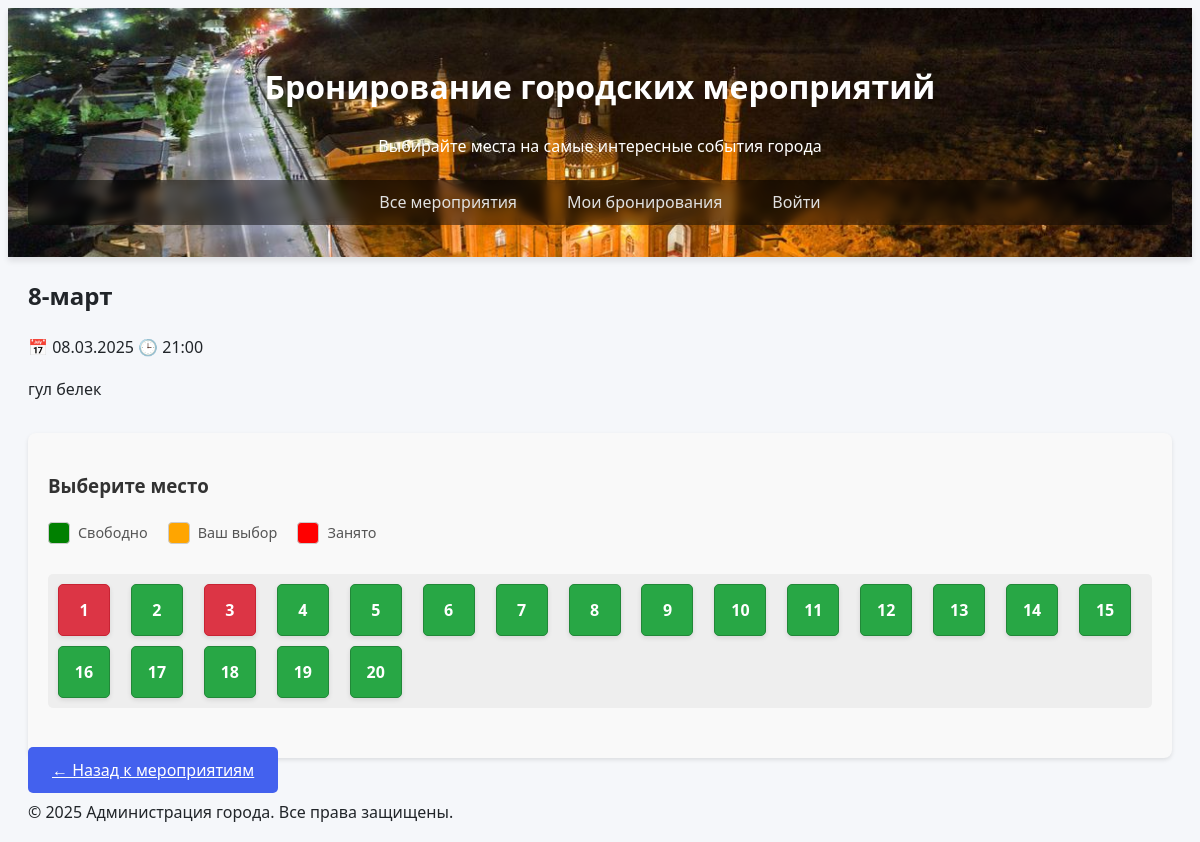
Screenshot of /event/1 with the database file from the repository.
### database.py (models this page shows)
class Event(db.Model):
    id = db.Column(db.Integer, primary_key=True)
    name = db.Column(db.String(100), nullable=False)
    description = db.Column(db.Text)
    date = db.Column(db.DateTime, nullable=False)
    seats = db.relationship('Seat', backref='event', lazy=True, cascade="all, delete-orphan")

class Seat(db.Model):
    id = db.Column(db.Integer, primary_key=True)
    number = db.Column(db.Integer, nullable=False)
    status = db.Column(db.String(20), default='available')  # available, booked, selected
    event_id = db.Column(db.Integer, db.ForeignKey('event.id'), nullable=False)
    booking = db.relationship('Booking', backref='seat', uselist=False, cascade="all, delete-orphan")

### app.py (the view)
@app.route('/event/<int:event_id>')
def event_detail(event_id):
    event = Event.query.get_or_404(event_id)
    seats = Seat.query.filter_by(event_id=event_id).order_by(Seat.number).all()
    return render_template('event_detail.html', event=event, seats=seats)

### templates/event_detail.html (shortened to what this page needs)
{% extends "base.html" %}
{% block content %}
<section class="event-header">
    <h2>{{ event.name }}</h2>
    <p class="event-meta">
        <span>📅 {{ event.date.strftime('%d.%m.%Y') }}</span>
        <span>🕒 {{ event.date.strftime('%H:%M') }}</span>
    </p>
    <p>{{ event.description }}</p>
</section>
<section class="seats-section">
    <h3>Выберите место</h3>
    <div class="seats-legend">
        <div><span style="background: green; " class="legend-seat available"></span> Свободно</div>
        <div><span  style="background: orange; " class="legend-seat selected"></span> Ваш выбор</div>
        <div><span  style="background: red; " class="legend-seat booked"></span> Занято</div>
    </div>
<div class="seats-container">
    {% for seat in seats %}
    <div class="seat
        {% if seat.status == 'available' %}available{% endif %}
        {% if seat.status == 'booked' %}booked{% endif %}
        {% if seat.status == 'selected' %}selected{% endif %}"
        data-seat-id="{{ seat.id }}">
        {{ seat.number }}
    </div>
    {% endfor %}
</div>
</section>
<a href="{{ url_for('events_list') }}" class="btn">← Назад к мероприятиям</a>
{% endblock %}

### templates/base.html (shortened to what this page needs)
<!DOCTYPE html>
<html lang="ru">
<head>
    <link rel="stylesheet" href="{{ url_for('static', filename='style.css') }}">
</head>
<body>
    <header>
        <div class="container">
            <h1>Бронирование городских мероприятий</h1>
            <p>Выбирайте места на самые интересные события города</p>
            <nav class="main-nav">
                <ul>
                    <li><a href="{{ url_for('events_list') }}">Все мероприятия</a></li>
                    <li><a href="{{ url_for('my_bookings') }}">Мои бронирования</a></li>
                    {% if current_user.is_authenticated %}
                    <li><a href="{{ url_for('logout') }}">Выйти</a></li>
                    {% else %}
                    <li><a href="{{ url_for('login') }}">Войти</a></li>
                    {% endif %}
                </ul>
            </nav>
        </div>
    </header>
    <main class="container animated">
        {% block content %}{% endblock %}
    </main>
    <footer>
        <div class="container">
            <p>© 2025 Администрация города. Все права защищены.</p>
        </div>
    </footer>
</body>
</html>

### static/style.css (style rules this page uses)
:root { --primary: #4361ee; --secondary: #3f37c9; --accent: #4895ef; --danger: #f72585; --success: #4cc9f0; --light: #f8f9fa; --dark: #212529; }
body { font-family: 'Segoe UI', Tahoma, Geneva, Verdana, sans-serif; background-color: #f5f7fa; color: var(--dark); line-height: 1.6; }
header { background-color: var(--primary); color: white; padding: 2rem 0; text-align: center; box-shadow: 0 4px 6px rgba(0, 0, 0, 0.1); background-image: url('image.png'); background-position: center; background-size: cover; background-repeat: no-repeat; }
h1, h2, h3 { font-weight: 600; }
.container { max-width: 1200px; margin: 0 auto; padding: 0 20px; }
.seats-container { display: grid; grid-template-columns: repeat(5, 1fr); gap: 15px; margin: 30px 0; }
.seat { width: 60px; height: 60px; display: flex; align-items: center; justify-content: center; background-color: #e9ecef; border-radius: 8px; cursor: pointer; transition: all 0.3s ease; font-weight: bold; box-shadow: 0 2px 5px rgba(0, 0, 0, 0.1); }
.seat.booked { background-color: var(--danger); color: white; cursor: not-allowed; }
button, .btn { background: var(--primary); color: white; border: none; padding: 12px 24px; border-radius: 5px; cursor: pointer; font-size: 16px; transition: background 0.3s; }
.animated { animation: fadeIn 0.6s ease-out; }
.main-nav { display: flex; width: 100%; justify-content: center; align-items: center; margin-top: 20px; background-color: #00000075; padding: 10px 0; border-radius: 5px; backdrop-filter: blur(5px); }
.main-nav ul { display: flex; width: 95%; max-width: 1200px; justify-content: space-between; align-items: center; list-style: none; padding: 0; margin: 0; display: flex; justify-content: center; gap: 30px; flex-wrap: wrap; }
.main-nav ul li a { color: #e0e0e0; text-decoration: none; font-weight: 500; padding: 5px 10px; transition: color 0.3s ease, background-color 0.3s ease; border-radius: 4px; }

### templates/event_detail.html (style rules this page uses)
.seats-section { margin-top: 30px; padding: 20px; background-color: #f9f9f9; border-radius: 8px; box-shadow: 0 2px 4px rgba(0,0,0,0.1); }
.seats-section h3 { color: #333; margin-bottom: 20px; }
.seats-legend { display: flex; gap: 20px; margin-bottom: 20px; flex-wrap: wrap; }
.seats-legend div { display: flex; align-items: center; gap: 8px; font-size: 0.9em; color: #555; }
.legend-seat { width: 20px; height: 20px; border-radius: 4px; border: 1px solid #ccc; }
.seats-container { display: grid; grid-template-columns: repeat(auto-fill, minmax(60px, 1fr)); gap: 10px; padding: 10px; background-color: #eee; border-radius: 5px; }
.seat { width: 50px; height: 50px; display: flex; justify-content: center; align-items: center; background-color: #fff; border: 1px solid #ccc; border-radius: 5px; cursor: pointer; font-weight: bold; transition: all 0.2s ease; }
.seat.available { background-color: #28a745; color: white; border-color: #218838; }
.seat.booked { background-color: #dc3545; color: white; border-color: #c82333; cursor: not-allowed; }

### rows the page displays
Event: name "8-март", date "08.03.2025", date "21:00", description "гул белек"
Seat: number "1"
Seat: number "2"
Seat: number "3"
Seat: number "4"
Seat: number "5"
Seat: number "6"
Seat: number "7"
Seat: number "8"
Seat: number "9"
Seat: number "10"
Seat: number "11"
Seat: number "12"
Seat: number "13"
Seat: number "14"
Seat: number "15"
Seat: number "16"
Seat: number "17"
Seat: number "18"
Seat: number "19"
Seat: number "20"
